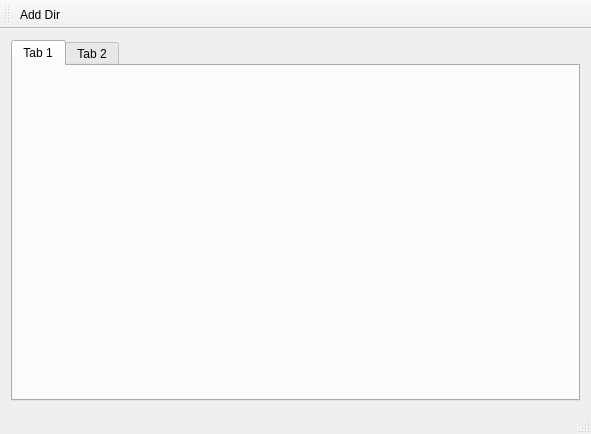
<?xml version="1.0" encoding="UTF-8"?>
<ui version="4.0">
 <class>MainWindow</class>
 <widget class="QMainWindow" name="MainWindow">
  <property name="geometry">
   <rect>
    <x>0</x>
    <y>0</y>
    <width>591</width>
    <height>434</height>
   </rect>
  </property>
  <property name="windowTitle">
   <string>MainWindow</string>
  </property>
  <widget class="QWidget" name="centralWidget">
   <layout class="QHBoxLayout" name="horizontalLayout">
    <item>
     <widget class="QTabWidget" name="tabWidget">
      <property name="currentIndex">
       <number>0</number>
      </property>
      <property name="tabsClosable">
       <bool>false</bool>
      </property>
      <property name="tabBarAutoHide">
       <bool>false</bool>
      </property>
      <widget class="QWidget" name="tab">
       <attribute name="title">
        <string>Tab 1</string>
       </attribute>
      </widget>
      <widget class="QWidget" name="tab_2">
       <attribute name="title">
        <string>Tab 2</string>
       </attribute>
      </widget>
     </widget>
    </item>
   </layout>
  </widget>
  <widget class="QMenuBar" name="menuBar">
   <property name="geometry">
    <rect>
     <x>0</x>
     <y>0</y>
     <width>591</width>
     <height>23</height>
    </rect>
   </property>
  </widget>
  <widget class="QToolBar" name="mainToolBar">
   <attribute name="toolBarArea">
    <enum>TopToolBarArea</enum>
   </attribute>
   <attribute name="toolBarBreak">
    <bool>false</bool>
   </attribute>
   <addaction name="actionAdd_Dir"/>
  </widget>
  <widget class="QStatusBar" name="statusBar"/>
  <action name="actionAdd_Dir">
   <property name="text">
    <string>Add Dir</string>
   </property>
  </action>
 </widget>
 <layoutdefault spacing="6" margin="11"/>
 <resources/>
 <connections/>
</ui>
